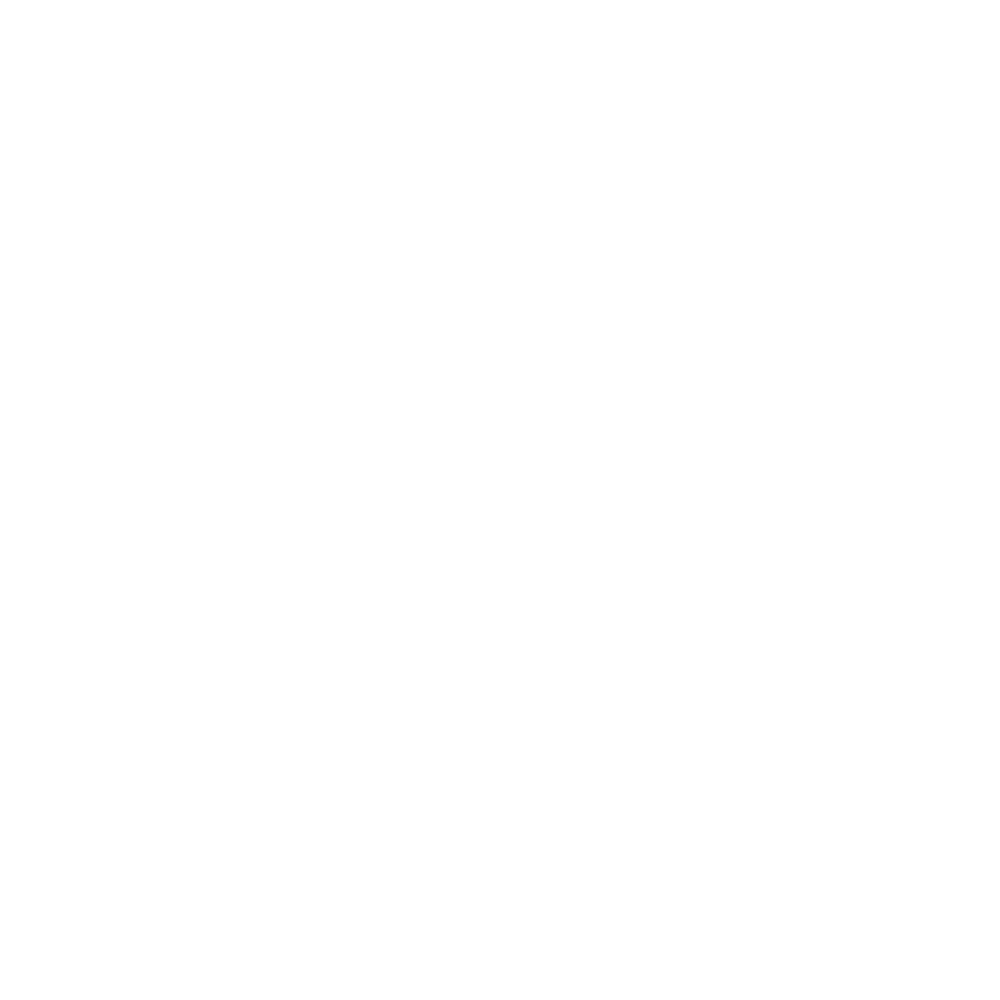
Frame 1 (no input)
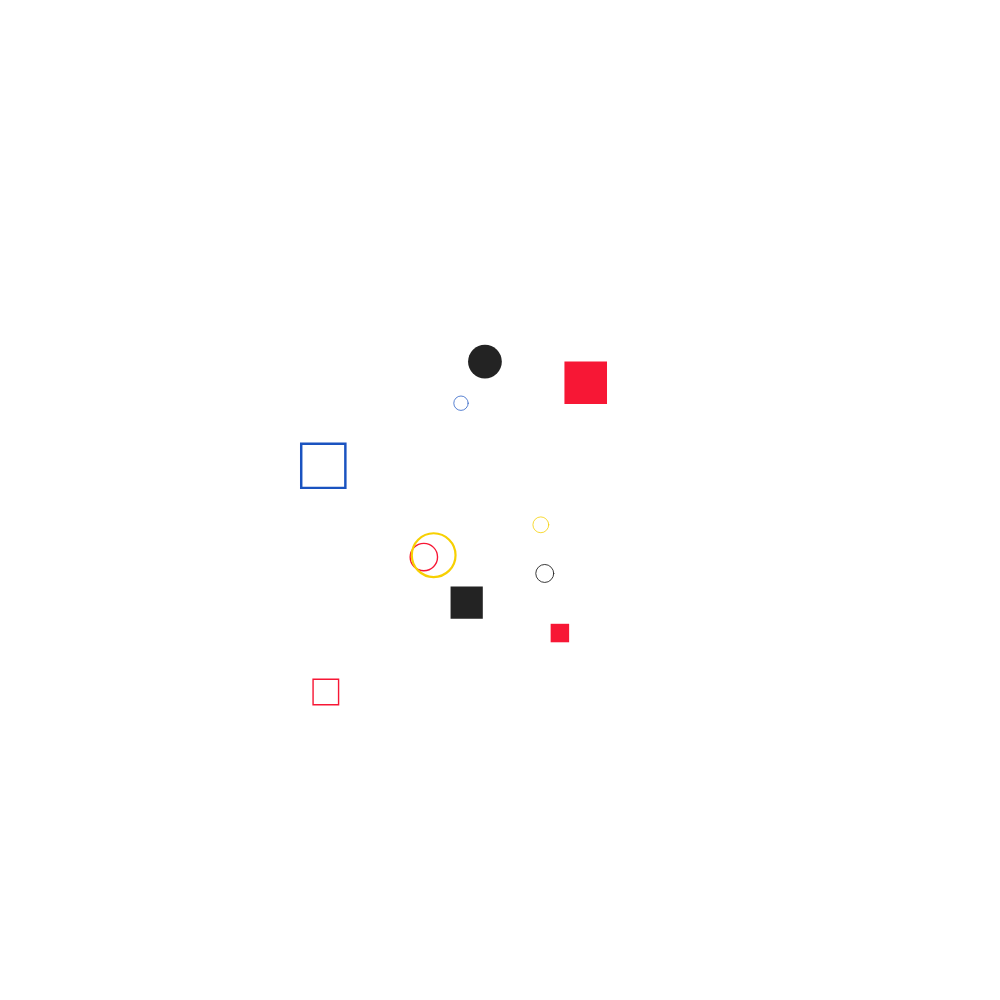
Frame 60 (no input)
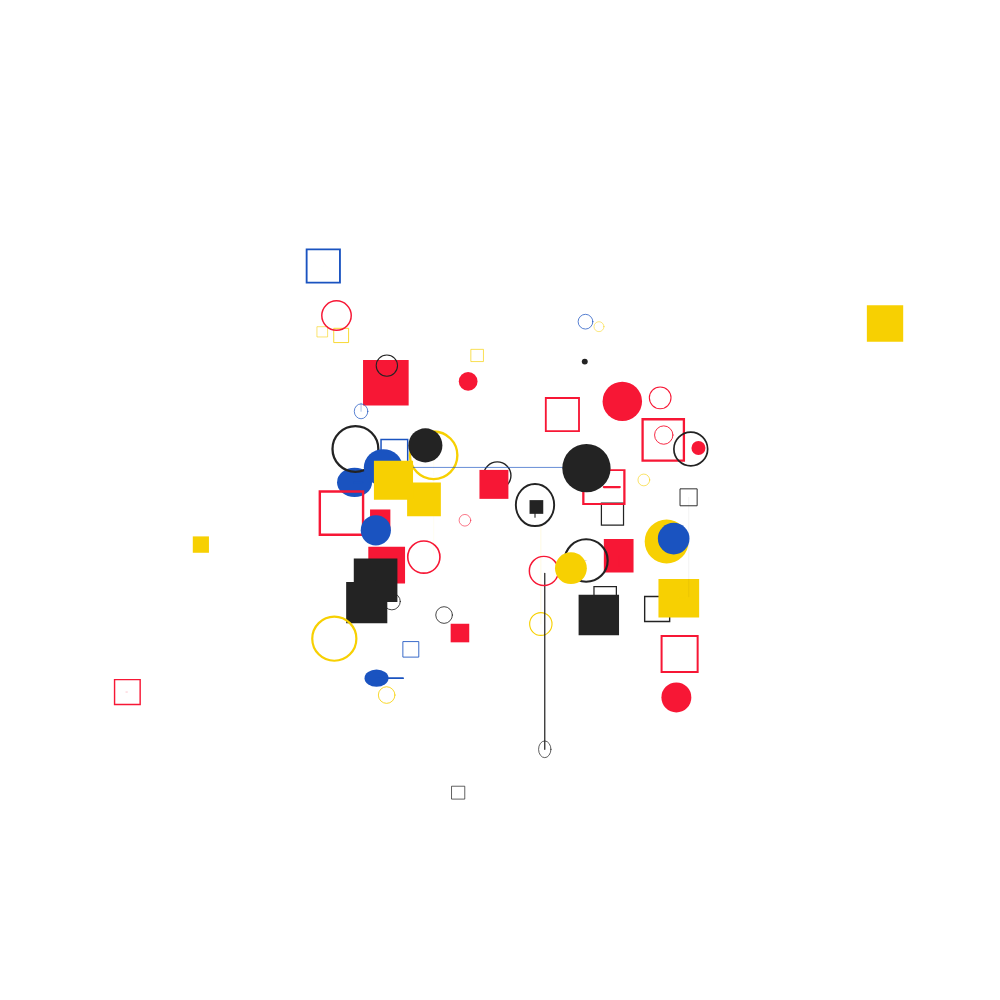
Frame 120 (the mouse pressed at the canvas centre since frame 60)

The p5.js sketch that drew these frames (run headless with seeded random() and noise() and a simulated clock; from frame 60 on, the mouse is pressed at the canvas centre):

// p5.js sketch
// ── sketch.js
let objs = [];
let colors = ['#f71735', '#f7d002', '#1A53C0', '#232323'];

function setup() {
	let canvasSize = min(windowWidth, windowHeight);
	let canvas = createCanvas(canvasSize, canvasSize);
	canvas.style('display', 'block');
	canvas.style('margin', 'auto');
	rectMode(CENTER);
	objs.push(new DynamicShape());
}

function draw() {
	background(255);
	for (let i of objs) {
		i.run();
	}

	if (frameCount % int(random([15, 30])) == 0) {
		let addNum = int(random(1, 30));
		for (let i = 0; i < addNum; i++) {
			objs.push(new DynamicShape());
		}
	}
	for (let i = 0; i < objs.length; i++) {
		if (objs[i].isDead) {
			objs.splice(i, 1);
		}
	}
}

function windowResized() {
	let canvasSize = min(windowWidth, windowHeight);
	resizeCanvas(canvasSize, canvasSize);
	let canvas = select('canvas');
	canvas.style('display', 'block');
	canvas.style('margin', 'auto');
}

function easeInOutExpo(x) {
	return x === 0 ? 0 :
		x === 1 ?
		1 :
		x < 0.5 ? Math.pow(2, 20 * x - 10) / 2 :
		(2 - Math.pow(2, -20 * x + 10)) / 2;
}

class DynamicShape {
	constructor() {
		this.x = random(0.3, 0.7) * width;
		this.y = random(0.3, 0.7) * height;
		this.reductionRatio = 1;
		this.shapeType = int(random(4));
		this.animationType = 0;
		this.maxActionPoints = int(random(2, 5));
		this.actionPoints = this.maxActionPoints;
		this.elapsedT = 0;
		this.size = 0;
		this.sizeMax = width * random(0.01, 0.05);
		this.fromSize = 0;
		this.init();
		this.isDead = false;
		this.clr = random(colors);
		this.changeShape = true;
		this.ang = int(random(2)) * PI * 0.25;
		this.lineSW = 0;
	}

	show() {
		push();
		translate(this.x, this.y);
		if (this.animationType == 1) scale(1, this.reductionRatio);
		if (this.animationType == 2) scale(this.reductionRatio, 1);
		fill(this.clr);
		stroke(this.clr);
		strokeWeight(this.size * 0.05);
		if (this.shapeType == 0) {
			noStroke();
			circle(0, 0, this.size);
		} else if (this.shapeType == 1) {
			noFill();
			circle(0, 0, this.size);
		} else if (this.shapeType == 2) {
			noStroke();
			rect(0, 0, this.size, this.size);
		} else if (this.shapeType == 3) {
			noFill();
			rect(0, 0, this.size * 0.9, this.size * 0.9);
		} else if (this.shapeType == 4) {
			line(0, -this.size * 0.45, 0, this.size * 0.45);
			line(-this.size * 0.45, 0, this.size * 0.45, 0);
		}
		pop();
		strokeWeight(this.lineSW);
		stroke(this.clr);
		line(this.x, this.y, this.fromX, this.fromY);
	}

	move() {
		let n = easeInOutExpo(norm(this.elapsedT, 0, this.duration));
		if (0 < this.elapsedT && this.elapsedT < this.duration) {
			if (this.actionPoints == this.maxActionPoints) {
				this.size = lerp(0, this.sizeMax, n);
			} else if (this.actionPoints > 0) {
				if (this.animationType == 0) {
					this.size = lerp(this.fromSize, this.toSize, n);
				} else if (this.animationType == 1) {
					this.x = lerp(this.fromX, this.toX, n);
					this.lineSW = lerp(0, this.size / 5, sin(n * PI));
				} else if (this.animationType == 2) {
					this.y = lerp(this.fromY, this.toY, n);
					this.lineSW = lerp(0, this.size / 5, sin(n * PI));
				} else if (this.animationType == 3) {
					if (this.changeShape == true) {
						this.shapeType = int(random(5));
						this.changeShape = false;
					}
				}
				this.reductionRatio = lerp(1, 0.3, sin(n * PI));
			} else {
				this.size = lerp(this.fromSize, 0, n);
			}
		}

		this.elapsedT++;
		if (this.elapsedT > this.duration) {
			this.actionPoints--;
			this.init();
		}
		if (this.actionPoints < 0) {
			this.isDead = true;
		}
	}

	run() {
		this.show();
		this.move();
	}

	init() {
		this.elapsedT = 0;
		this.fromSize = this.size;
		this.toSize = this.sizeMax * random(0.5, 1.5);
		this.fromX = this.x;
		this.toX = this.fromX + (width / 10) * random([-1, 1]) * int(random(1, 4));
		this.fromY = this.y;
		this.toY = this.fromY + (height / 10) * random([-1, 1]) * int(random(1, 4));
		this.animationType = int(random(3));
		this.duration = random(20, 50);
	}
}
// ── style.css
html, body {
    margin: 0;
    padding: 0;
    overflow: hidden;
}

canvas {
    display: block;
}

#sidebar {
    position: fixed;
    top: 0;
    left: -200px;
    width: 200px;
    height: 100vh;
    background-color: rgba(0, 0, 0, 0.5);
    transition: left 0.3s ease;
}

.sidebar-content {
    padding: 20px;
    text-align: center;
}

.link-item {
    display: block;
    color: white;
    text-decoration: none;
    font-size: 24px;
    margin-bottom: 20px;
    padding: 10px;
}

.link-item:first-child {
    margin-top: 70px;
}

#iframe-container {
    position: fixed;
    top: 10%;
    left: 10%;
    width: 80%;
    height: 80%;
    background-color: white;
    display: none;
}

#content-frame {
    width: 100%;
    height: 100%;
    border: none;
}
